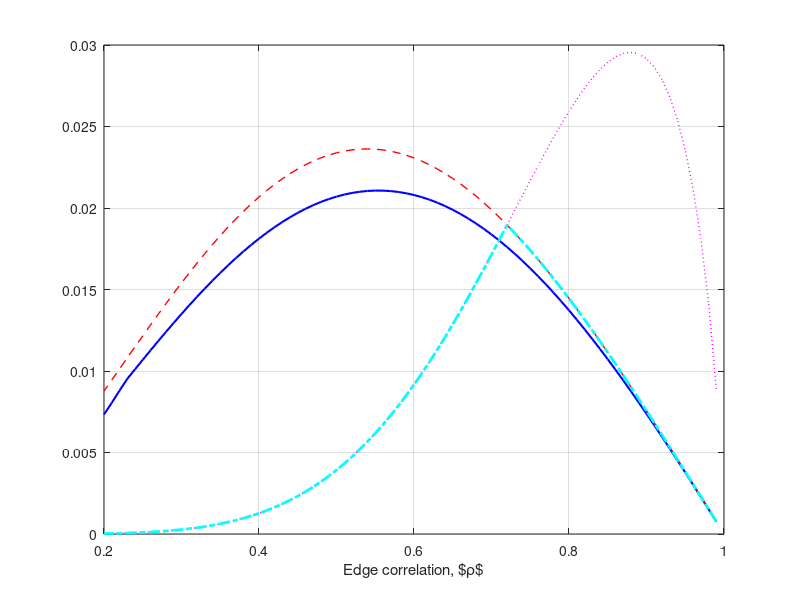

Here is the MATLAB script that generated this plot: (Note: this script raises an error after producing the figure.)
load ModErrExpChainNoiseless_v2.mat
load KatErrExpChainNoiseless_v2.mat

figure(1)
%plot(rho_vec,log10(2)*Mod_ErrExp_Noiseless,'b','Linewidth',1.5);
plot(rho_vec,log(2)*Mod_ErrExp_Noiseless,'b','Linewidth',1.5);
grid on
hold on
% plot(rho_vec,log10(2)*Kat_ErrExp1_Noiseless,'r--','Linewidth',1);
% plot(rho_vec,log10(2)*Kat_ErrExp2_Noiseless,'m:','Linewidth',1);
% plot(rho_vec,log10(2)*Kat_ErrExp_Noiseless,'c-.','Linewidth',2);
plot(rho_vec,log(2)*Kat_ErrExp1_Noiseless,'r--','Linewidth',1);
plot(rho_vec,log(2)*Kat_ErrExp2_Noiseless,'m:','Linewidth',1);
plot(rho_vec,log(2)*Kat_ErrExp_Noiseless,'c-.','Linewidth',2);

h = xlabel('Edge correlation, $\rho$');
set(h,'unit','character','interpreter','latex')
set(h,'FontSize',12);

%h = ylabel('Error Exponent (base 10)');
h = ylabel('Error Exponent');
set(h,'unit','character','interpreter','latex');
set(h,'FontSize',12);

%h = legend('Modified Algo','Katiyar Algo: Exp1','Katiyar Alo: Exp2','min(Exp1,Exp2)');
h = legend('Modified Algo: $e_{\mathrm{MA}}$','Katiyar Algo: $e_1$','Katiyar Algo: $e_2$','$e_{\mathrm{KA}} = \min(e_1,e_2)$');
set(h,'unit','character','interpreter','latex');
set(h,'FontSize',10);

h = title('4 node Noiseless Chain');
set(h,'unit','character','interpreter','latex');
set(h,'FontSize',11);